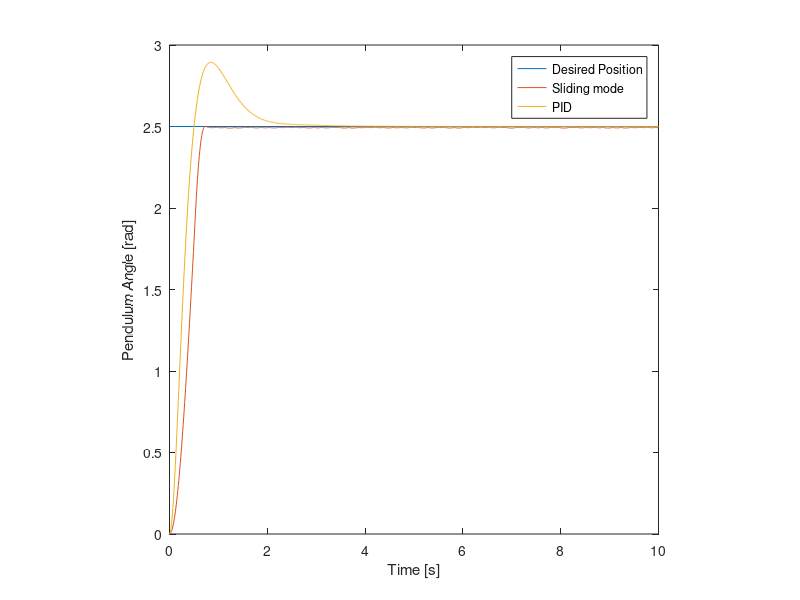

Recreate this plot in MATLAB.
%% Clear and Init
clear; close all; clc;
%---system parameters---%
g = 9.81;   %m/s   - Tuned at 9.81
L = 1;      %m     - Tuned at 1
m = 0.5;    %kg    - Tuned at 0.5
b = 1;      %N-m/s - Tuned at 1
%---temporal parameters---%
th0 = 0; td0 = 0; thD = 2.5; %Tuned at (0, 0, 0.5)
dt = 0.01;
tf = 10;
t = 0:dt:tf;
%---system equations---%
x1dot = @(x1, x2) x2;
x2dot = @(x1, x2, torque) -g/L*sin(x1) -b*x2 + torque/(m*L^2);
XDOT = @(x1, x2, torque) [x1dot(x1, x2), x2dot(x1, x2, torque)];

%% PID Control
clear theta thetaDot thetaD error;
%---controller parameters---%
kP = 15;
kI = 10;
kD = 3;

theta(1) = th0;
thetaDot(1) = td0;

thetaD = thD;


I = 0;
D = 0;
error(1) = thetaD - theta;

torque = (kP * error(1)) + (kI * I) + (kD * D);


for i = 2:length(t);
    
    res = XDOT(theta(i-1), thetaDot(i-1), torque)*dt;
    K1 = res(1); L1 = res(2);
    
    res = XDOT(theta(i-1) + K1/2, thetaDot(i-1) + L1/2, torque)*dt;
    K2 = res(1); L2 = res(2);
    
    res = XDOT(theta(i-1) + K2/2, thetaDot(i-1) + L2/2, torque)*dt;
    K3 = res(1); L3 = res(2);
    
    res = XDOT(theta(i-1) + K3  , thetaDot(i-1) + L3,torque)*dt;
    K4 = res(1); L4 = res(2);

    theta(i) = theta(i-1) + 1/6*K1 + 1/3*K2 + 1/3*K3 + 1/6*K4;
    thetaDot(i) = thetaDot(i-1) + 1/6*L1 + 1/3*L2 + 1/3*L3 + 1/6*L4;

    
    error(i) = thetaD - theta(i);
    I = trapz(error) * dt;
    D = (error(i) - error(i-1))/dt;
    torque = kP * error(i) + (kI * I) + (kD * D);
    
end

plot([0 tf], [thetaD thetaD], t, theta);
legend('Desired Position', 'PID')

%% Sliding Mode Control

clear thetaS thetaDotS thetaD;
%---controller parameters---%
lambda = 10;
beta = 10;


thetaS(1) = th0;
thetaDotS(1) = td0;
thetaD = thD;



S = @(theta, thetaDot) lambda*(thetaD - theta) - thetaDot;
u = @(S) beta*sign(S);

torque = u(S(thetaS(1), thetaDotS(1)));


for i = 2:length(t);
    
    res = XDOT(thetaS(i-1), thetaDotS(i-1), torque)*dt;
    K1 = res(1); L1 = res(2);
    
    res = XDOT(thetaS(i-1) + K1/2, thetaDotS(i-1) + L1/2, torque)*dt;
    K2 = res(1); L2 = res(2);
    
    res = XDOT(thetaS(i-1) + K2/2, thetaDotS(i-1) + L2/2, torque)*dt;
    K3 = res(1); L3 = res(2);
    
    res = XDOT(thetaS(i-1) + K3  , thetaDotS(i-1) + L3,torque)*dt;
    K4 = res(1); L4 = res(2);

    thetaS(i) = thetaS(i-1) + 1/6*K1 + 1/3*K2 + 1/3*K3 + 1/6*K4;
    thetaDotS(i) = thetaDotS(i-1) + 1/6*L1 + 1/3*L2 + 1/3*L3 + 1/6*L4;

    
    torque = u(S(thetaS(i), thetaDotS(i)));
    
end

if ~(exist('theta', 'var'))
    plot([0 tf], [thetaD thetaD], t, thetaS);
    legend('Desired Position', 'Sliding mode')
else
    plot([0 tf], [thetaD thetaD], t, thetaS, t, theta);
    legend('Desired Position', 'Sliding mode', 'PID')
end;

axis square
xlabel('Time [s]')
ylabel('Pendulum Angle [rad]')
